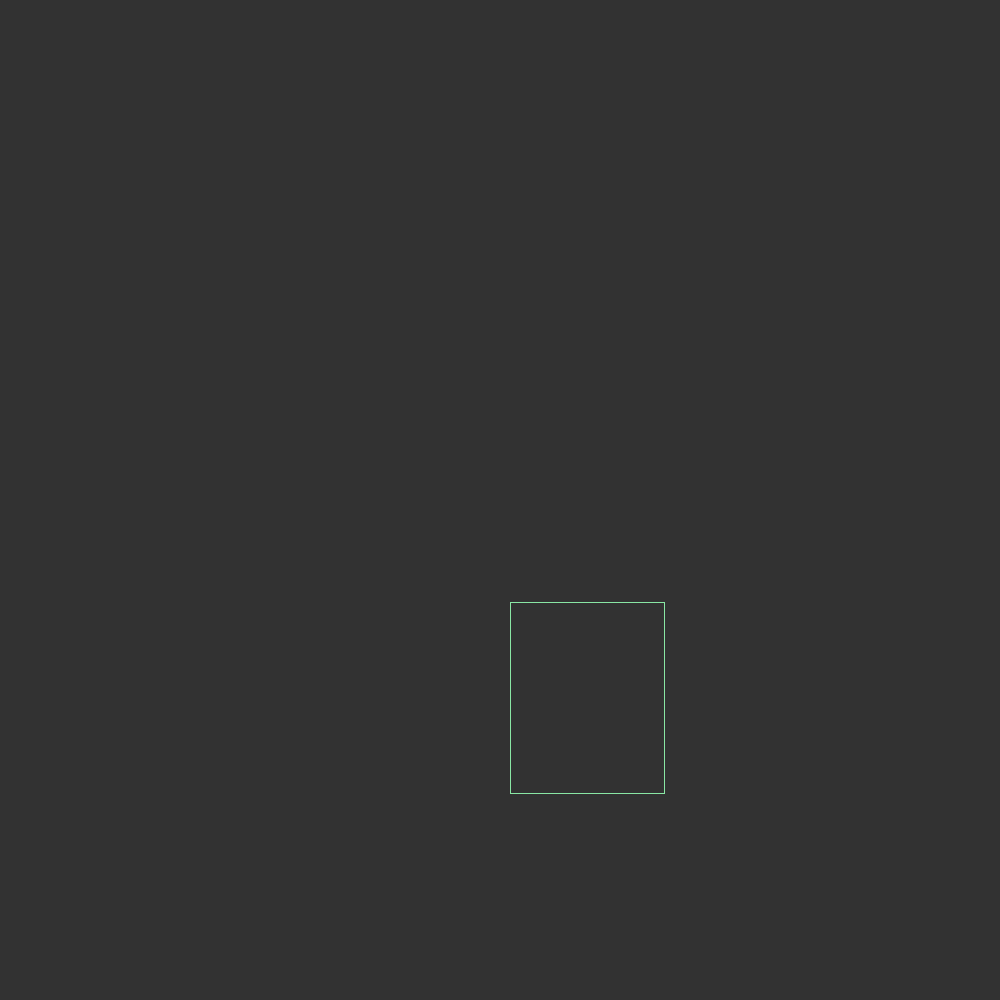
Frame 1 (no input)
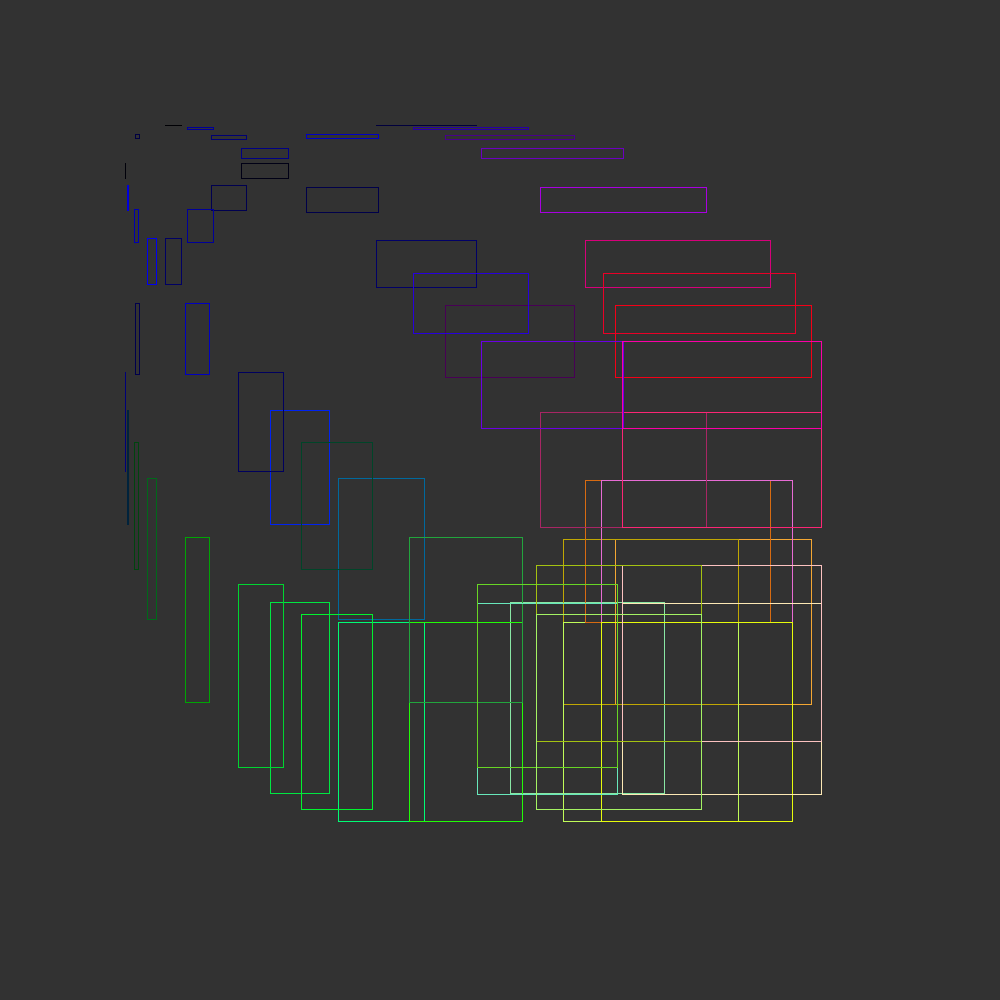
Frame 60 (the mouse pressed at the canvas centre just before this capture)
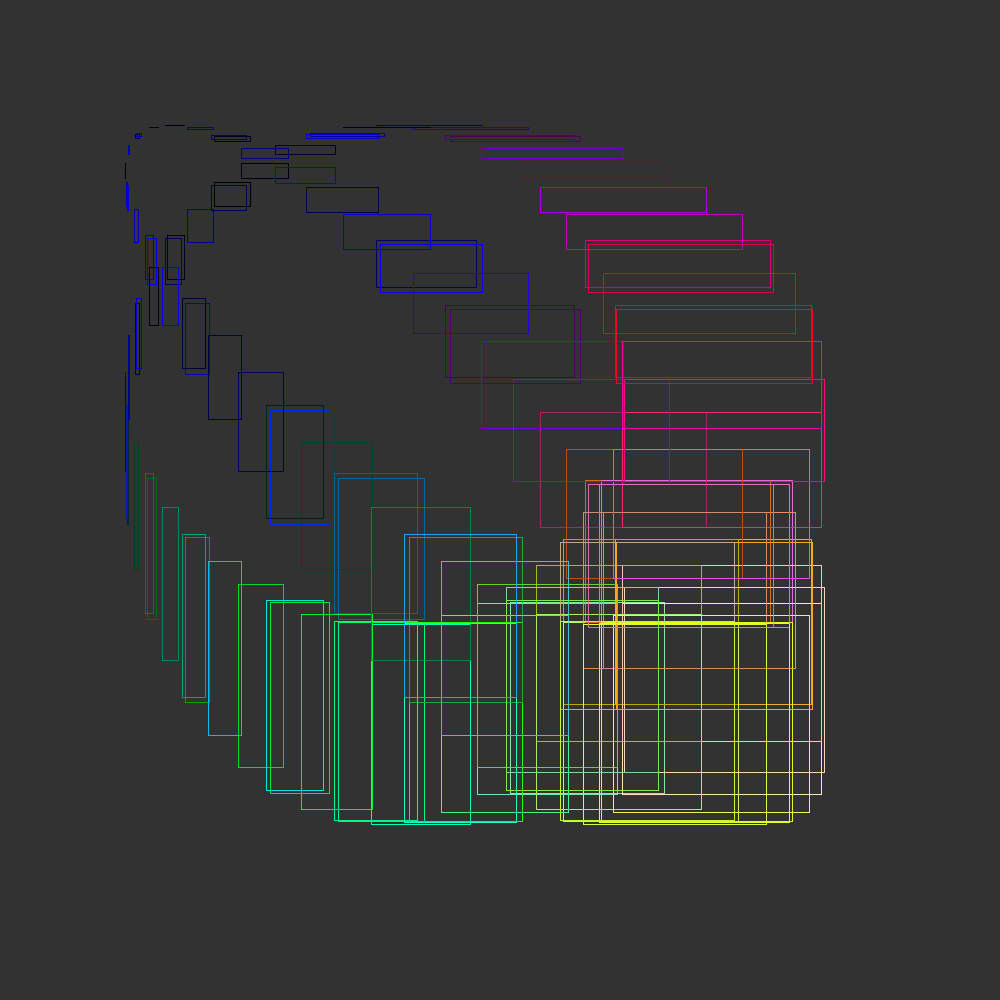
Frame 120 (the mouse held since frame 60 and released just before this capture)

The Processing sketch that drew these frames (run headless with seeded random() and noise(); from frame 60 on, the mouse is pressed at the canvas centre):

// Processing sketch: loopty_loops
// ── loopty_loops.pde
// i think i'm getting the hang of sin() cos()
  int e = 2;
int m = 3;
void setup() {
  size(1000, 1000);
  background(50);
}

void draw() {
  e = e + 1;
  m = m + 1;
  noFill();
  stroke(0 + 255 * cos (e/2), 0 + 255 * sin(m/2),random(255));
  rect(375 + 250 * cos (e/2), 375 + 250 * sin(m/2),100 + 100 * cos (e/2), 100 + 100 * sin(m/2));
  
  if (keyPressed){
   save("Race Across The Space Way!.png"); 
  }
}
